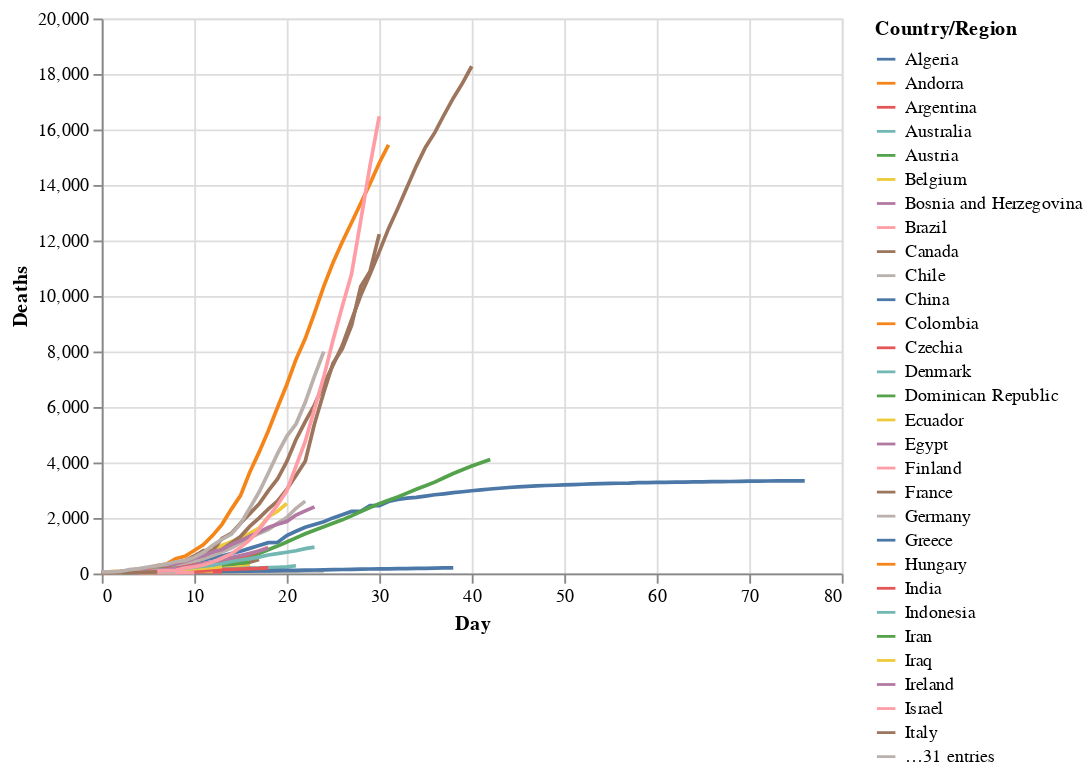

The notebook cell this image was saved under:
### Markdown cell above
Now having transformed our data, let's import Altair and get a sense of its API.

### Code cell
import altair as alt

# altair plot 
alt.Chart(deaths_long).mark_line().encode(
    x='Day',
    y='Deaths',
    color='Country/Region')

### Figure 1 — Vega-Lite specification as saved in the notebook (floating-point values rounded to 4 significant figures; data arrays with more than 128 entries replaced by an {"elided": "..."} marker saying what was removed)
{"config": {"view": {"continuousWidth": 400, "continuousHeight": 300}}, "data": {"name": "data-93dd2367379fc7fa6abcafd4e778198e"}, "mark": "line", "encoding": {"color": {"type": "nominal", "field": "Country/Region"}, "x": {"type": "quantitative", "field": "Day"}, "y": {"type": "quantitative", "field": "Deaths"}}, "$schema": "https://vega.github.io/schema/vega-lite/v4.8.1.json", "datasets": {"data-93dd2367379fc7fa6abcafd4e778198e": {"elided": "4740 records"}}}
